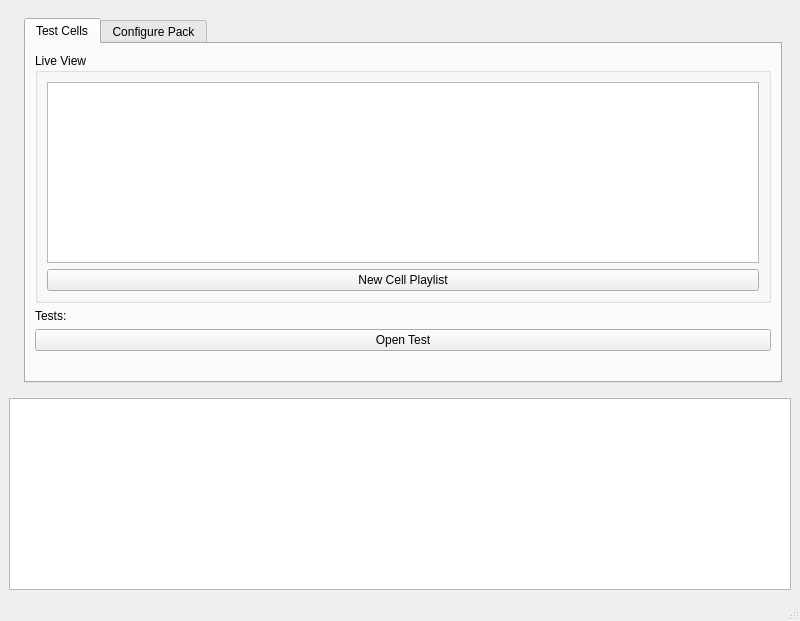
<?xml version="1.0" encoding="UTF-8"?>
<ui version="4.0">
 <class>MainWindow</class>
 <widget class="QMainWindow" name="MainWindow">
  <property name="geometry">
   <rect>
    <x>0</x>
    <y>0</y>
    <width>800</width>
    <height>621</height>
   </rect>
  </property>
  <property name="baseSize">
   <size>
    <width>500</width>
    <height>500</height>
   </size>
  </property>
  <property name="windowTitle">
   <string>Batlab Controller</string>
  </property>
  <widget class="QWidget" name="centralwidget">
   <layout class="QGridLayout" name="gridLayout_2">
    <item row="0" column="0">
     <widget class="QFrame" name="frame">
      <property name="sizePolicy">
       <sizepolicy hsizetype="Expanding" vsizetype="Preferred">
        <horstretch>0</horstretch>
        <verstretch>0</verstretch>
       </sizepolicy>
      </property>
      <property name="maximumSize">
       <size>
        <width>16777215</width>
        <height>1000</height>
       </size>
      </property>
      <layout class="QGridLayout" name="gridLayout_4">
       <item row="0" column="0">
        <widget class="QDialogButtonBox" name="buttonBox">
         <property name="sizePolicy">
          <sizepolicy hsizetype="Fixed" vsizetype="Preferred">
           <horstretch>0</horstretch>
           <verstretch>0</verstretch>
          </sizepolicy>
         </property>
         <property name="orientation">
          <enum>Qt::Vertical</enum>
         </property>
         <property name="standardButtons">
          <set>QDialogButtonBox::NoButton</set>
         </property>
         <property name="centerButtons">
          <bool>false</bool>
         </property>
        </widget>
       </item>
       <item row="0" column="1">
        <widget class="QTabWidget" name="tabWidget">
         <property name="sizePolicy">
          <sizepolicy hsizetype="Expanding" vsizetype="Preferred">
           <horstretch>0</horstretch>
           <verstretch>0</verstretch>
          </sizepolicy>
         </property>
         <property name="currentIndex">
          <number>0</number>
         </property>
         <widget class="QWidget" name="testCellsTab">
          <attribute name="title">
           <string>Test Cells</string>
          </attribute>
          <layout class="QVBoxLayout" name="verticalLayout_11">
           <item>
            <widget class="QGroupBox" name="groupBox_2">
             <property name="title">
              <string>Live View</string>
             </property>
             <layout class="QGridLayout" name="gridLayout">
              <item row="1" column="0">
               <widget class="QTableWidget" name="tableWidget">
                <property name="sizePolicy">
                 <sizepolicy hsizetype="Expanding" vsizetype="Preferred">
                  <horstretch>0</horstretch>
                  <verstretch>0</verstretch>
                 </sizepolicy>
                </property>
                <property name="editTriggers">
                 <set>QAbstractItemView::NoEditTriggers</set>
                </property>
               </widget>
              </item>
              <item row="2" column="0">
               <widget class="QPushButton" name="newCellPlaylistButton">
                <property name="text">
                 <string>New Cell Playlist</string>
                </property>
               </widget>
              </item>
             </layout>
            </widget>
           </item>
           <item>
            <layout class="QVBoxLayout" name="verticalLayout_10">
             <item>
              <widget class="QLabel" name="label_12">
               <property name="text">
                <string>Tests:</string>
               </property>
              </widget>
             </item>
             <item>
              <widget class="QPushButton" name="testDataButton">
               <property name="text">
                <string>Open Test</string>
               </property>
              </widget>
             </item>
             <item>
              <spacer name="verticalSpacer_8">
               <property name="orientation">
                <enum>Qt::Vertical</enum>
               </property>
               <property name="sizeHint" stdset="0">
                <size>
                 <width>731</width>
                 <height>13</height>
                </size>
               </property>
              </spacer>
             </item>
            </layout>
           </item>
           <item>
            <layout class="QVBoxLayout" name="verticalLayout_2">
             <item>
              <widget class="HistogramWidget" name="voltageGraph" native="true"/>
             </item>
             <item>
              <widget class="HistogramWidget" name="currentGraph" native="true"/>
             </item>
             <item>
              <widget class="HistogramWidget" name="temperatureGraph" native="true"/>
             </item>
            </layout>
           </item>
          </layout>
         </widget>
         <widget class="QWidget" name="configurePackTab">
          <attribute name="title">
           <string>Configure Pack</string>
          </attribute>
          <layout class="QHBoxLayout" name="horizontalLayout_2">
           <item>
            <layout class="QHBoxLayout" name="horizontalLayout_3">
             <item>
              <widget class="QWidget" name="widget" native="true">
               <layout class="QGridLayout" name="gridLayout_5">
                <item row="4" column="0">
                 <widget class="QPushButton" name="generateReportButton">
                  <property name="text">
                   <string>Generate Report</string>
                  </property>
                 </widget>
                </item>
                <item row="3" column="0">
                 <widget class="QPushButton" name="processPackButton">
                  <property name="text">
                   <string>Process Pack</string>
                  </property>
                 </widget>
                </item>
                <item row="2" column="0">
                 <widget class="QGroupBox" name="packConstraintsBox">
                  <property name="title">
                   <string>Pack Constraints:</string>
                  </property>
                  <layout class="QGridLayout" name="gridLayout_6">
                   <item row="4" column="0">
                    <widget class="QLabel" name="label_3">
                     <property name="text">
                      <string>Number of Cells in Module</string>
                     </property>
                    </widget>
                   </item>
                   <item row="8" column="1">
                    <widget class="QDoubleSpinBox" name="chargeCoefficientSpinbox">
                     <property name="value">
                      <double>1.000000000000000</double>
                     </property>
                    </widget>
                   </item>
                   <item row="4" column="1">
                    <widget class="QSpinBox" name="cellsPerModuleSpinbox">
                     <property name="minimum">
                      <number>1</number>
                     </property>
                     <property name="maximum">
                      <number>999999999</number>
                     </property>
                    </widget>
                   </item>
                   <item row="3" column="0">
                    <widget class="QLabel" name="label_2">
                     <property name="text">
                      <string>Number of Modules</string>
                     </property>
                    </widget>
                   </item>
                   <item row="5" column="0">
                    <widget class="QLabel" name="label_4">
                     <property name="text">
                      <string>Voltage Error Coefficient</string>
                     </property>
                    </widget>
                   </item>
                   <item row="5" column="1">
                    <widget class="QDoubleSpinBox" name="voltageCoefficientSpinbox">
                     <property name="value">
                      <double>1.000000000000000</double>
                     </property>
                    </widget>
                   </item>
                   <item row="7" column="1">
                    <widget class="QDoubleSpinBox" name="currentCoefficientSpinbox">
                     <property name="value">
                      <double>1.000000000000000</double>
                     </property>
                    </widget>
                   </item>
                   <item row="7" column="0">
                    <widget class="QLabel" name="label_5">
                     <property name="text">
                      <string>Current Error Coefficient</string>
                     </property>
                    </widget>
                   </item>
                   <item row="8" column="0">
                    <widget class="QLabel" name="label_6">
                     <property name="text">
                      <string>Charge Error Coefficient</string>
                     </property>
                    </widget>
                   </item>
                   <item row="3" column="1">
                    <widget class="QSpinBox" name="numberOfModulesSpinbox">
                     <property name="minimum">
                      <number>1</number>
                     </property>
                     <property name="maximum">
                      <number>999999999</number>
                     </property>
                    </widget>
                   </item>
                  </layout>
                 </widget>
                </item>
                <item row="5" column="0">
                 <spacer name="verticalSpacer_2">
                  <property name="orientation">
                   <enum>Qt::Vertical</enum>
                  </property>
                  <property name="sizeHint" stdset="0">
                   <size>
                    <width>20</width>
                    <height>40</height>
                   </size>
                  </property>
                 </spacer>
                </item>
               </layout>
              </widget>
             </item>
            </layout>
           </item>
           <item>
            <widget class="QScrollArea" name="scrollArea">
             <property name="sizePolicy">
              <sizepolicy hsizetype="Expanding" vsizetype="Preferred">
               <horstretch>0</horstretch>
               <verstretch>0</verstretch>
              </sizepolicy>
             </property>
             <property name="lineWidth">
              <number>0</number>
             </property>
             <property name="widgetResizable">
              <bool>true</bool>
             </property>
             <widget class="QWidget" name="scrollAreaWidgetContents">
              <property name="geometry">
               <rect>
                <x>0</x>
                <y>0</y>
                <width>407</width>
                <height>296</height>
               </rect>
              </property>
              <layout class="QGridLayout" name="gridLayout_7">
               <item row="0" column="0">
                <layout class="QVBoxLayout" name="packLayout">
                 <property name="spacing">
                  <number>0</number>
                 </property>
                </layout>
               </item>
              </layout>
             </widget>
            </widget>
           </item>
          </layout>
         </widget>
        </widget>
       </item>
      </layout>
     </widget>
    </item>
    <item row="2" column="0">
     <widget class="QTextEdit" name="textBrowser">
      <property name="sizePolicy">
       <sizepolicy hsizetype="Expanding" vsizetype="Fixed">
        <horstretch>0</horstretch>
        <verstretch>0</verstretch>
       </sizepolicy>
      </property>
      <property name="undoRedoEnabled">
       <bool>false</bool>
      </property>
      <property name="readOnly">
       <bool>true</bool>
      </property>
      <property name="textInteractionFlags">
       <set>Qt::NoTextInteraction</set>
      </property>
     </widget>
    </item>
   </layout>
  </widget>
  <widget class="QMenuBar" name="menubar">
   <property name="geometry">
    <rect>
     <x>0</x>
     <y>0</y>
     <width>800</width>
     <height>20</height>
    </rect>
   </property>
  </widget>
  <widget class="QStatusBar" name="statusbar"/>
 </widget>
 <customwidgets>
  <customwidget>
   <class>HistogramWidget</class>
   <extends>QWidget</extends>
   <header>HistogramWidget.h</header>
   <container>1</container>
  </customwidget>
 </customwidgets>
 <resources/>
 <connections/>
</ui>
